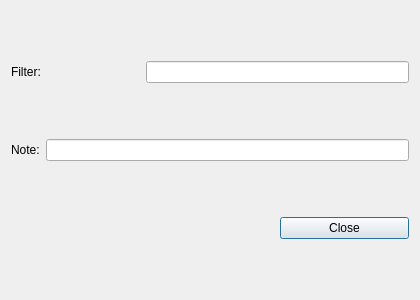
<?xml version="1.0" encoding="UTF-8"?>
<ui version="4.0">
 <class>GridDialog</class>
 <widget class="QDialog" name="GridDialog">
  <property name="geometry">
   <rect>
    <x>0</x>
    <y>0</y>
    <width>420</width>
    <height>300</height>
   </rect>
  </property>
  <property name="windowTitle">
   <string>Grid nested</string>
  </property>
  <layout class="QGridLayout" name="gridLayout">
   <item row="0" column="0">
    <widget class="QLabel" name="label_1">
     <property name="text">
      <string>Filter:</string>
     </property>
    </widget>
   </item>
   <item row="0" column="1" colspan="2">
    <widget class="QLineEdit" name="lineEdit_1"/>
   </item>
   <item row="1" column="0" colspan="3">
    <layout class="QHBoxLayout" name="noteLayout">
     <item>
      <widget class="QLabel" name="label_2">
       <property name="text">
        <string>Note:</string>
       </property>
      </widget>
     </item>
     <item>
      <widget class="QLineEdit" name="lineEdit_2"/>
     </item>
    </layout>
   </item>
   <item row="2" column="0" colspan="2">
    <spacer name="horizontalSpacer">
     <property name="orientation">
      <enum>Qt::Orientation::Horizontal</enum>
     </property>
     <property name="sizeHint" stdset="0">
      <size>
       <width>40</width>
       <height>20</height>
      </size>
     </property>
    </spacer>
   </item>
   <item row="2" column="2">
    <widget class="QPushButton" name="pushButton_3">
     <property name="text">
      <string>Close</string>
     </property>
    </widget>
   </item>
  </layout>
 </widget>
</ui>
